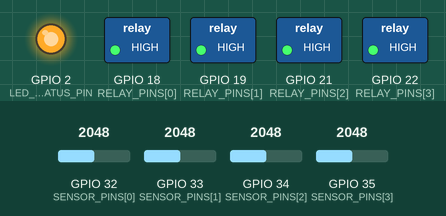
Simulated run of this sketch. Board: ESP32. On the bench: switched loads named in the sketch (green lamp = pin HIGH), output pins drawn as LEDs (lit = HIGH). The inputs (shaded band) are chosen by the test bench; at power-on: GPIO 32 (SENSOR_PINS[0]) = 2048, GPIO 33 (SENSOR_PINS[1]) = 2048, GPIO 34 (SENSOR_PINS[2]) = 2048, GPIO 35 (SENSOR_PINS[3]) = 2048. WiFi joins after 1.5 s; servers stay silent unless stated; uploads are accepted with an empty reply; what the sketch prints to the serial monitor is not drawn.

Above: at 3.9 s.
4.0 s: GPIO 32 (SENSOR_PINS[0]) set to 2746
5.5 s: GPIO 32 (SENSOR_PINS[0]) set to 2813
At 7.0 s:
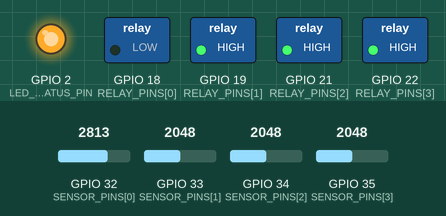
7.4 s: GPIO 33 (SENSOR_PINS[1]) set to 2729
8.9 s: GPIO 33 (SENSOR_PINS[1]) set to 2852
At 9.7 s:
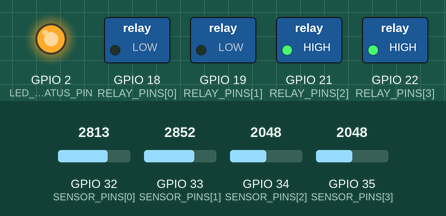
At 11.7 s:
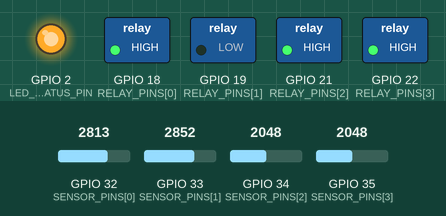
11.9 s: GPIO 34 (SENSOR_PINS[2]) set to 2710
14.9 s: GPIO 34 (SENSOR_PINS[2]) set to 2806
At 16.2 s:
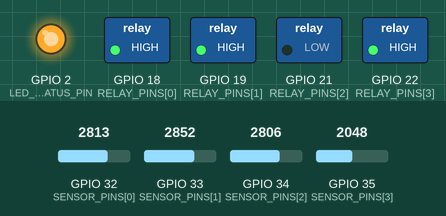
Timing chart, 0 to 17.4 s (numbered marks = the images above; inputs shaded):
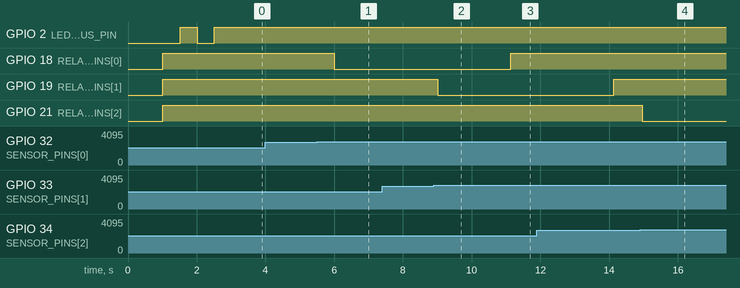

Measured:
- the behaviour switches between 2780 and 2781 on GPIO 32 (SENSOR_PINS[0]) (found by bisection; images 0 and 1)
- the behaviour switches between 2780 and 2781 on GPIO 33 (SENSOR_PINS[1]) (found by bisection; images 1 and 2)
- the behaviour switches between 2780 and 2781 on GPIO 34 (SENSOR_PINS[2]) (found by bisection; images 3 and 4)
- after the input at 4.0 s, every drawn part: stays the same
- after the input at 5.5 s, GPIO 18 (RELAY_PINS[0]): HIGH → LOW after 0.49 s
- after the input at 7.4 s, every drawn part: stays the same
- after the input at 8.9 s, GPIO 19 (RELAY_PINS[1]): HIGH → LOW after 0.11 s
- after the input at 14.9 s, GPIO 21 (RELAY_PINS[2]): HIGH → LOW after 0.06 s

The sketch:

smart_irrigation_esp32.ino
```cpp
/*
  ========================================================================================
  PROJEK SISTEM PENGAIRAN PINTAR (SMART IRRIGATION SYSTEM)
  POLITEKNIK SULTAN HAJI AHMAD SHAH (POLISAS) - JABATAN KEJURUTERAAN MEKANIKAL

  Mikropengawal : ESP32 NodeMCU 30-Pin (ESP-WROOM-32)
  Komponen      : 4x Soil Moisture Sensors, 1x 4-Channel Relay Module, 4x Mini Pumps 5V
  Cloud Platform: Supabase PostgreSQL (REST API & Realtime WebSockets)
  Papan Pemuka  : Web Dashboard (Modern Glassmorphism Agro)

  PINOUT ESP32:
  - Sensor Pasu 1 (A0) : GPIO 32 (ADC1_CH4)
  - Sensor Pasu 2 (A0) : GPIO 33 (ADC1_CH5)
  - Sensor Pasu 3 (A0) : GPIO 34 (ADC1_CH6)
  - Sensor Pasu 4 (A0) : GPIO 35 (ADC1_CH7)
  - Relay IN1 (Pam 1)  : GPIO 18 (Active-LOW: LOW = ON, HIGH = OFF)
  - Relay IN2 (Pam 2)  : GPIO 19
  - Relay IN3 (Pam 3)  : GPIO 21
  - Relay IN4 (Pam 4)  : GPIO 22
  - Onboard Status LED : GPIO 2
  ========================================================================================
*/

#include <WiFi.h>
#include <HTTPClient.h>
#include <WiFiClientSecure.h>
#include <ArduinoJson.h>

// ========================================================================================
// 1. KONFIGURASI WIFI & SUPABASE (SILA TUKAR NAMA WIFI & PASSWORD ANDA DI SINI)
// ========================================================================================
const char* WIFI_SSID     = "Amy";   // Contoh: "Hotspot Saya"
const char* WIFI_PASSWORD = "12345678";           // Contoh: "12345678"

// URL & Anon Key Supabase Projek Anda
const char* SUPABASE_URL  = "https://adqhtjzbzeyiuzvdujnf.supabase.co";
const char* SUPABASE_KEY  = "eyJhbGciOiJIUzI1NiIsInR5cCI6IkpXVCJ9.eyJpc3MiOiJzdXBhYmFzZSIsInJlZiI6ImFkcWh0anpiemV5aXV6dmR1am5mIiwicm9sZSI6ImFub24iLCJpYXQiOjE3OTAxNjg4MTAsImV4cCI6MjEwNTc0NDgxMH0.APe7LZp9h9waNWZYYdu-fYt1kvgmFNGCozBYE1nG3bc";

// ========================================================================================
// 2. PENENTUKURAN SENSOR (CALIBRATION) & TETAPAN MASA
// ========================================================================================
// Nilai mentah ADC (12-bit: 0 - 4095). Ubah nilai ini jika perlu selepas uji di Serial Monitor
const int AIR_VALUE   = 3500;  // Nilai analog bila sensor kering di udara (0% Lembap)
const int WATER_VALUE = 1500;  // Nilai analog bila sensor terendam dalam air (100% Lembap)

// Tetapan Masa (Milisaat)
const unsigned long SYNC_INTERVAL     = 5000;   // Hantar data ke Supabase setiap 5 saat
const unsigned long POLL_INTERVAL     = 3000;   // Semak arahan web & segerakkan tetapan setiap 3 saat
const unsigned long LOG_SAVE_INTERVAL = 60000;  // Simpan ke moisture_logs setiap 1 minit
const unsigned long DEFAULT_WATER_MS  = 5000;   // Tempoh pam berjalan: 5 saat
const unsigned long COOLDOWN_MS       = 30000;  // Masa rehat 30 saat selepas siram sebelum nilai semula

// ========================================================================================
// 3. DEFINISI PIN & STRUKTUR DATA PASU
// ========================================================================================
const int NUM_POTS = 4;
const int SENSOR_PINS[NUM_POTS] = {32, 33, 34, 35};
const int RELAY_PINS[NUM_POTS]  = {18, 19, 21, 22};
const int LED_STATUS_PIN        = 2;

// Logik Relay Active-LOW (Kebanyakan modul relay biru Arduino beroperasi begini)
const int RELAY_ON  = LOW;
const int RELAY_OFF = HIGH;

struct PotData {
  int id;
  int rawAdc;
  int moisturePct;
  int thresholdPct;
  bool autoMode;
  bool sensorConnected; // Status pengesanan wayar sensor terputus
  bool pumpActive;
  unsigned long pumpStartTime;
  unsigned long pumpDuration;
  unsigned long lastWateredTime;
  String triggerType;
};

PotData pots[NUM_POTS];

unsigned long lastSyncTime    = 0;
unsigned long lastPollTime    = 0;
unsigned long lastLogSaveTime = 0;

// ========================================================================================
// 4. SETUP FUNGSI PERMULAAN
// ========================================================================================
void setup() {
  Serial.begin(115200);
  delay(1000);
  Serial.println("\n========================================================");
  Serial.println("  SISTEM PENGAIRAN PINTAR (POLISAS) - ESP32 MEMULAKAN...");
  Serial.println("========================================================");

  // Konfigurasi Pin Status LED
  pinMode(LED_STATUS_PIN, OUTPUT);
  digitalWrite(LED_STATUS_PIN, LOW);

  // Inisialisasi Pin Relay & Sensor
  for (int i = 0; i < NUM_POTS; i++) {
    pinMode(RELAY_PINS[i], OUTPUT);
    digitalWrite(RELAY_PINS[i], RELAY_OFF); // Pastikan pam mati sewaktu startup

    pinMode(SENSOR_PINS[i], INPUT);

    pots[i].id              = i + 1;
    pots[i].rawAdc          = 0;
    pots[i].moisturePct     = 50;
    pots[i].thresholdPct    = 35; // Nilai ambang lalai (35%)
    pots[i].autoMode        = true;
    pots[i].sensorConnected = true;
    pots[i].pumpActive      = false;
    pots[i].pumpStartTime   = 0;
    pots[i].pumpDuration    = DEFAULT_WATER_MS;
    pots[i].lastWateredTime = 0;
    pots[i].triggerType     = "AUTO";
  }

  // Sambungkan ke WiFi
  connectToWiFi();

  // Muat turun tetapan awal (threshold & auto_mode) daripada Supabase
  fetchRemoteSettings();

  Serial.println("[ESP32] Sistem sedia beroperasi!");
}

// ========================================================================================
// 5. GELUNG UTAMA (MAIN LOOP)
// ========================================================================================
void loop() {
  maintainWiFi();
  unsigned long currentMillis = millis();

  // 1. Baca semua sensor tanah secara berterusan (dengan penapisan purata 10 sampel)
  readAllSensors();

  // 2. Kawalan pemasaan pam yang sedang aktif (Non-blocking timer)
  handleActivePumps(currentMillis);

  // 3. Logik penyiraman automatik (jika kelembapan <= threshold & cukup masa rehat)
  handleAutoIrrigation(currentMillis);

  // 4. Semak arahan manual & segerakkan tetapan daripada Web Dashboard (setiap 3 saat)
  if (currentMillis - lastPollTime >= POLL_INTERVAL) {
    lastPollTime = currentMillis;
    pollPendingCommands();
    fetchRemoteSettings(); // Menyegerakkan auto_mode & threshold_pct berterusan!
  }

  // 5. Hantar status terkini ke Supabase (setiap 5 saat)
  if (currentMillis - lastSyncTime >= SYNC_INTERVAL) {
    lastSyncTime = currentMillis;
    syncPotStatusToCloud();
  }

  // 6. Simpan rekod graf sejarah ke moisture_logs (setiap 1 minit)
  if (currentMillis - lastLogSaveTime >= LOG_SAVE_INTERVAL) {
    lastLogSaveTime = currentMillis;
    saveMoistureLogs();
  }

  delay(20); // Penstabilan gelung kecil
}

// ========================================================================================
// 6. PEMBACAAN SENSOR & PENAPISAN HINGAR (10-SAMPLE SMOOTHING)
// ========================================================================================
void readAllSensors() {
  for (int i = 0; i < NUM_POTS; i++) {
    long sum = 0;
    const int SAMPLES = 10;
    for (int s = 0; s < SAMPLES; s++) {
      sum += analogRead(SENSOR_PINS[i]);
      delay(2);
    }
    int avgAdc = sum / SAMPLES;
    pots[i].rawAdc = avgAdc;

    // Pengesanan Pintar Ketersambungan Sensor (Physical Range Boundary Check)
    // Sensor kapasitif v2.0 beroperasi dalam julat ~1300 (air) hingga ~3500 (udara).
    // Jika kabel tercabut, longgar, atau pin terapung, ADC jatuh < 350 atau lonjak > 4050.
    if (avgAdc < 350 || avgAdc > 4050) {
      pots[i].sensorConnected = false;
      pots[i].moisturePct = 0; // Tandakan 0 tetapi sensorConnected = false
    } else {
      pots[i].sensorConnected = true;
      // Tukar ADC kepada peratus (Semakin rendah ADC, semakin lembap tanah)
      int pct = map(avgAdc, AIR_VALUE, WATER_VALUE, 0, 100);
      pct = constrain(pct, 0, 100);
      pots[i].moisturePct = pct;
    }
  }
}

// ========================================================================================
// 7. LOGIK KAWALAN PAM AIR
// ========================================================================================
void startPump(int potIdx, unsigned long durationMs, const String& triggerType) {
  if (potIdx < 0 || potIdx >= NUM_POTS) return;
  if (pots[potIdx].pumpActive) return; // Pam sudah pun berjalan

  Serial.printf("[PAM] Menghidupkan Pam Pasu %d selama %lu saat (%s)\n",
                potIdx + 1, durationMs / 1000, triggerType.c_str());

  digitalWrite(RELAY_PINS[potIdx], RELAY_ON);
  pots[potIdx].pumpActive      = true;
  pots[potIdx].pumpStartTime   = millis();
  pots[potIdx].pumpDuration    = durationMs;
  pots[potIdx].triggerType     = triggerType;
  pots[potIdx].lastWateredTime = millis();

  // Segerakan kemaskini ke cloud supaya website nampak animasi pam aktif serta-merta
  syncSinglePotStatus(potIdx);
}

void stopPump(int potIdx) {
  if (potIdx < 0 || potIdx >= NUM_POTS) return;
  if (!pots[potIdx].pumpActive) return;

  Serial.printf("[PAM] Mematikan Pam Pasu %d\n", potIdx + 1);
  digitalWrite(RELAY_PINS[potIdx], RELAY_OFF);
  pots[potIdx].pumpActive = false;

  // Log sesi siraman ke jadual watering_logs di Supabase
  recordWateringLog(potIdx, pots[potIdx].triggerType, pots[potIdx].pumpDuration / 1000, pots[potIdx].moisturePct);

  // Kemaskini status pasu di cloud
  syncSinglePotStatus(potIdx);
}

void handleActivePumps(unsigned long currentMillis) {
  for (int i = 0; i < NUM_POTS; i++) {
    if (pots[i].pumpActive) {
      if (currentMillis - pots[i].pumpStartTime >= pots[i].pumpDuration) {
        stopPump(i);
      }
    }
  }
}

void handleAutoIrrigation(unsigned long currentMillis) {
  for (int i = 0; i < NUM_POTS; i++) {
    // KUNCI KESELAMATAN (FAIL-SAFE LOCKOUT):
    // Siraman automatik HANYA dibenarkan jika:
    // 1. autoMode == true (Mod Auto aktif)
    // 2. sensorConnected == true (Wayar sensor sah bersambung, bukan tercabut)
    // 3. pumpActive == false (Pam belum berjalan)
    if (pots[i].autoMode && pots[i].sensorConnected && !pots[i].pumpActive) {
      if (pots[i].moisturePct <= pots[i].thresholdPct) {
        // Semak tempoh bertenang (cooldown) untuk elak limpahan air
        if (pots[i].lastWateredTime == 0 || (currentMillis - pots[i].lastWateredTime >= COOLDOWN_MS)) {
          Serial.printf("[AUTO-SIRAM] Pasu %d kering (%d%% <= %d%%). Memulakan siraman...\n",
                        i + 1, pots[i].moisturePct, pots[i].thresholdPct);
          startPump(i, DEFAULT_WATER_MS, "AUTO");
        }
      }
    }
  }
}

// ========================================================================================
// 8. KOMUNIKASI SUPABASE REST API
// ========================================================================================
void syncPotStatusToCloud() {
  if (WiFi.status() != WL_CONNECTED) return;

  for (int i = 0; i < NUM_POTS; i++) {
    syncSinglePotStatus(i);
  }
}

void syncSinglePotStatus(int potIdx) {
  if (WiFi.status() != WL_CONNECTED) return;

  WiFiClientSecure client;
  client.setInsecure(); // Membenarkan HTTPS tanpa perakuan SSL tempatan yang berat
  HTTPClient http;

  String endpoint = String(SUPABASE_URL) + "/rest/v1/pot_status?pot_id=eq." + String(pots[potIdx].id);
  http.begin(client, endpoint);
  http.addHeader("Content-Type", "application/json");
  http.addHeader("apikey", SUPABASE_KEY);
  http.addHeader("Authorization", String("Bearer ") + SUPABASE_KEY);
  http.addHeader("Prefer", "return=minimal");

  StaticJsonDocument<256> doc;
  doc["moisture_pct"]     = pots[potIdx].moisturePct;
  doc["raw_adc"]          = pots[potIdx].rawAdc;
  doc["pump_state"]       = pots[potIdx].pumpActive;
  doc["sensor_connected"] = pots[potIdx].sensorConnected;

  String requestBody;
  serializeJson(doc, requestBody);

  int httpCode = http.PATCH(requestBody);
  if (httpCode > 0 && (httpCode == 200 || httpCode == 204)) {
    // Berjaya
  } else {
    Serial.printf("[SUPABASE PATCH ERROR] Pasu %d: HTTP %d\n", potIdx + 1, httpCode);
  }
  http.end();
}

void fetchRemoteSettings() {
  if (WiFi.status() != WL_CONNECTED) return;

  WiFiClientSecure client;
  client.setInsecure();
  HTTPClient http;

  String endpoint = String(SUPABASE_URL) + "/rest/v1/pot_status?select=pot_id,threshold_pct,auto_mode";
  http.begin(client, endpoint);
  http.addHeader("apikey", SUPABASE_KEY);
  http.addHeader("Authorization", String("Bearer ") + SUPABASE_KEY);

  int httpCode = http.GET();
  if (httpCode == 200) {
    String payload = http.getString();
    DynamicJsonDocument doc(1024);
    deserializeJson(doc, payload);
    JsonArray array = doc.as<JsonArray>();

    for (JsonObject obj : array) {
      int pId = obj["pot_id"];
      if (pId >= 1 && pId <= NUM_POTS) {
        int oldThreshold = pots[pId - 1].thresholdPct;
        bool oldAutoMode = pots[pId - 1].autoMode;

        int newThreshold = obj["threshold_pct"] | 35;
        bool newAutoMode = obj["auto_mode"] | true;

        // Cetak ke Serial hanya bila ada perubahan
        if (oldThreshold != newThreshold || oldAutoMode != newAutoMode) {
          Serial.printf("[TETAPAN DIKEMASKINI] Pasu %d: Ambang = %d%% (Lama: %d%%) | Mod = %s\n",
                        pId, newThreshold, oldThreshold, newAutoMode ? "AUTO" : "MANUAL");
        }

        pots[pId - 1].thresholdPct = newThreshold;
        pots[pId - 1].autoMode     = newAutoMode;

        // Jika ditukar ke Mod Manual semasa pam tengah auto-siram, batalkan serta-merta!
        if (oldAutoMode && !newAutoMode && pots[pId - 1].pumpActive && pots[pId - 1].triggerType == "AUTO") {
          Serial.printf("[MOD MANUAL] Pasu %d ditukar ke Manual. Mematikan siraman auto serta-merta!\n", pId);
          stopPump(pId - 1);
        }
      }
    }
  }
  http.end();
}

void pollPendingCommands() {
  if (WiFi.status() != WL_CONNECTED) return;

  WiFiClientSecure client;
  client.setInsecure();
  HTTPClient http;

  // Dapatkan arahan manual berstatus PENDING yang paling awal
  String endpoint = String(SUPABASE_URL) + "/rest/v1/pump_commands?status=eq.PENDING&order=id.asc&limit=1";
  http.begin(client, endpoint);
  http.addHeader("apikey", SUPABASE_KEY);
  http.addHeader("Authorization", String("Bearer ") + SUPABASE_KEY);

  int httpCode = http.GET();
  if (httpCode == 200) {
    String payload = http.getString();
    DynamicJsonDocument doc(512);
    deserializeJson(doc, payload);
    JsonArray array = doc.as<JsonArray>();

    if (array.size() > 0) {
      JsonObject cmd = array[0];
      long cmdId          = cmd["id"];
      int targetPotId     = cmd["pot_id"];
      String action       = cmd["action"].as<String>();
      int durationSec     = cmd["duration_seconds"] | 5;

      Serial.printf("[WEB COMMAND] Arahan ID: %ld | Pasu: %d | Tindakan: %s | Tempoh: %d saat\n",
                    cmdId, targetPotId, action.c_str(), durationSec);

      // Kemaskini status arahan kepada PROCESSING
      updateCommandStatus(cmdId, "PROCESSING");

      if (action == "WATER_NOW" && targetPotId >= 1 && targetPotId <= NUM_POTS) {
        startPump(targetPotId - 1, durationSec * 1000UL, "MANUAL");
      } else if (action == "STOP" && targetPotId >= 1 && targetPotId <= NUM_POTS) {
        stopPump(targetPotId - 1);
      }

      // Tandakan arahan sebagai COMPLETED
      updateCommandStatus(cmdId, "COMPLETED");
    }
  }
  http.end();
}

void updateCommandStatus(long cmdId, const String& newStatus) {
  WiFiClientSecure client;
  client.setInsecure();
  HTTPClient http;

  String endpoint = String(SUPABASE_URL) + "/rest/v1/pump_commands?id=eq." + String(cmdId);
  http.begin(client, endpoint);
  http.addHeader("Content-Type", "application/json");
  http.addHeader("apikey", SUPABASE_KEY);
  http.addHeader("Authorization", String("Bearer ") + SUPABASE_KEY);
  http.addHeader("Prefer", "return=minimal");

  StaticJsonDocument<128> doc;
  doc["status"] = newStatus;
  if (newStatus == "COMPLETED") {
    // doc["executed_at"] = ... (auto handled by Postgres trigger atau NULL)
  }

  String requestBody;
  serializeJson(doc, requestBody);
  http.PATCH(requestBody);
  http.end();
}

void recordWateringLog(int potIdx, const String& triggerType, int durationSec, int moistureBefore) {
  if (WiFi.status() != WL_CONNECTED) return;

  WiFiClientSecure client;
  client.setInsecure();
  HTTPClient http;

  String endpoint = String(SUPABASE_URL) + "/rest/v1/watering_logs";
  http.begin(client, endpoint);
  http.addHeader("Content-Type", "application/json");
  http.addHeader("apikey", SUPABASE_KEY);
  http.addHeader("Authorization", String("Bearer ") + SUPABASE_KEY);
  http.addHeader("Prefer", "return=minimal");

  StaticJsonDocument<256> doc;
  doc["pot_id"]           = pots[potIdx].id;
  doc["pot_name"]         = "Pasu " + String(pots[potIdx].id);
  doc["trigger_type"]     = triggerType;
  doc["duration_seconds"] = durationSec;
  doc["moisture_before"]  = moistureBefore;

  String requestBody;
  serializeJson(doc, requestBody);
  http.POST(requestBody);
  http.end();
}

void saveMoistureLogs() {
  if (WiFi.status() != WL_CONNECTED) return;

  WiFiClientSecure client;
  client.setInsecure();
  HTTPClient http;

  String endpoint = String(SUPABASE_URL) + "/rest/v1/moisture_logs";
  http.begin(client, endpoint);
  http.addHeader("Content-Type", "application/json");
  http.addHeader("apikey", SUPABASE_KEY);
  http.addHeader("Authorization", String("Bearer ") + SUPABASE_KEY);
  http.addHeader("Prefer", "return=minimal");

  DynamicJsonDocument doc(512);
  JsonArray array = doc.to<JsonArray>();
  for (int i = 0; i < NUM_POTS; i++) {
    JsonObject item = array.createNestedObject();
    item["pot_id"]       = pots[i].id;
    item["moisture_pct"] = pots[i].moisturePct;
  }

  String requestBody;
  serializeJson(doc, requestBody);
  http.POST(requestBody);
  http.end();
}

// ========================================================================================
// 9. PENGURUSAN SAMBUNGAN WIFI
// ========================================================================================
void connectToWiFi() {
  Serial.printf("[WIFI] Menyambung ke rangkaian '%s'...\n", WIFI_SSID);
  WiFi.mode(WIFI_STA);
  WiFi.begin(WIFI_SSID, WIFI_PASSWORD);

  int retries = 0;
  while (WiFi.status() != WL_CONNECTED && retries < 25) {
    delay(500);
    digitalWrite(LED_STATUS_PIN, !digitalRead(LED_STATUS_PIN)); // Kelipkan LED semasa mencari WiFi
    Serial.print(".");
    retries++;
  }

  if (WiFi.status() == WL_CONNECTED) {
    digitalWrite(LED_STATUS_PIN, HIGH); // Lampu LED kekal menyala bila berjaya disambung
    Serial.println("\n[WIFI] BERJAYA DISAMBUNG!");
    Serial.print("[WIFI] Alamat IP ESP32: ");
    Serial.println(WiFi.localIP());
  } else {
    digitalWrite(LED_STATUS_PIN, LOW);
    Serial.println("\n[WIFI] GAGAL DISAMBUNG! Sila semak nama SSID dan Password anda.");
  }
}

void maintainWiFi() {
  if (WiFi.status() != WL_CONNECTED) {
    static unsigned long lastReconnectAttempt = 0;
    if (millis() - lastReconnectAttempt > 10000) {
      lastReconnectAttempt = millis();
      Serial.println("[WIFI] Sambungan terputus. Mencuba menyambung semula...");
      WiFi.reconnect();
    }
  }
}
```
